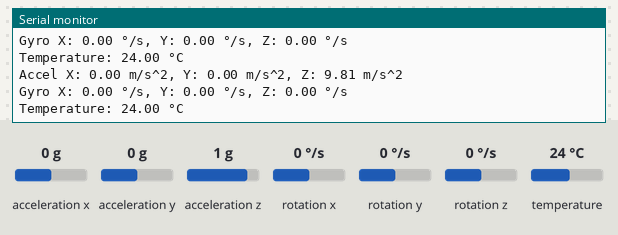
Recording of a sketch running on a simulated Arduino Uno, built with avr-gcc and run on an emulated ATmega328P. Parts: the last lines printed to the serial monitor. The inputs (shaded band) are chosen by the test bench; at power-on: acceleration x 0 g, acceleration y 0 g, acceleration z 1 g, rotation x 0 °/s, rotation y 0 °/s, rotation z 0 °/s, temperature 24 °C.

Above: at 1.8 s.
1.9 s: acceleration x set to -1.4 g
At 2.8 s:
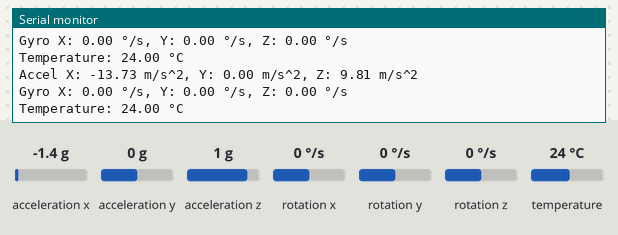
3.4 s: acceleration y set to -1.4 g
At 4.7 s:
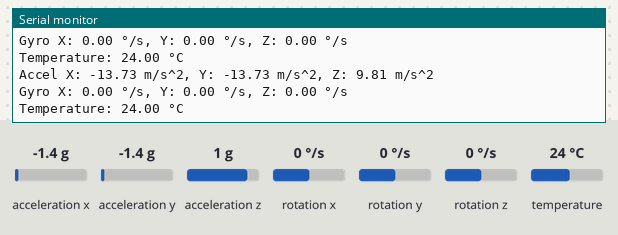
4.9 s: acceleration z set to -1.4 g
At 5.9 s:
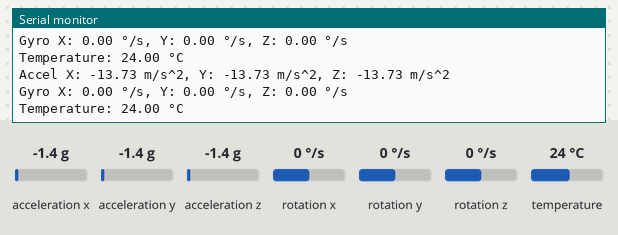
6.4 s: rotation x set to -192 °/s
At 7.7 s:
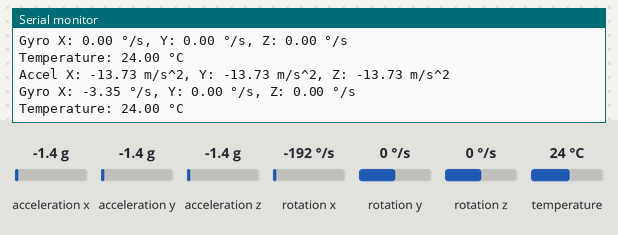
7.9 s: rotation y set to -192 °/s
At 8.9 s:
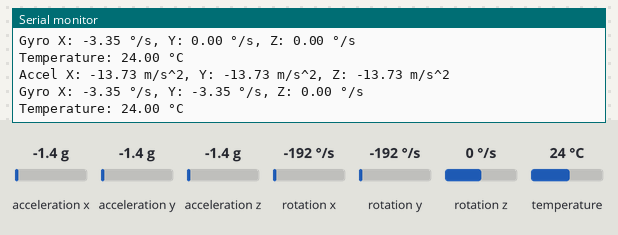

The sketch:

imu_test.ino
```cpp
#include <Wire.h>
#include <Adafruit_MPU6050.h>
#include <Adafruit_Sensor.h>

// Create an MPU6050 object
Adafruit_MPU6050 mpu;

void setup() {
  // Initialize Serial communication for output
  Serial.begin(115200);
  while (!Serial) {
    delay(10); // Wait for Serial monitor to open
  }

  // Initialize the MPU6050
  if (!mpu.begin()) {
    Serial.println("Failed to find MPU6050 chip. Check wiring");
    while (1) {
      delay(10);
    }
  }
  Serial.println("MPU6050 initialized successfully");

  // Configure the sensor
  mpu.setAccelerometerRange(MPU6050_RANGE_2_G);
  mpu.setGyroRange(MPU6050_RANGE_250_DEG);
  mpu.setFilterBandwidth(MPU6050_BAND_21_HZ);
}

void loop() {
  // Get new sensor events with the Adafruit library
  sensors_event_t accel, gyro, temp;
  mpu.getEvent(&accel, &gyro, &temp);

  // Print Accelerometer values (in m/s^2)
  Serial.print("Accel X: "); Serial.print(accel.acceleration.x); Serial.print(" m/s^2, ");
  Serial.print("Y: "); Serial.print(accel.acceleration.y); Serial.print(" m/s^2, ");
  Serial.print("Z: "); Serial.print(accel.acceleration.z); Serial.println(" m/s^2");

  // Print Gyroscope values (in degrees per second)
  Serial.print("Gyro X: "); Serial.print(gyro.gyro.x); Serial.print(" °/s, ");
  Serial.print("Y: "); Serial.print(gyro.gyro.y); Serial.print(" °/s, ");
  Serial.print("Z: "); Serial.print(gyro.gyro.z); Serial.println(" °/s");

  // Print Temperature (in °C)
  Serial.print("Temperature: "); Serial.print(temp.temperature); Serial.println(" °C");

  // Wait for 1 second before the next reading
  delay(1000);
}
```

Measured:
- after the input at 1.9 s, the serial monitor: prints a new line after 0.12 s (image 1)
- after the input at 3.4 s, the serial monitor: prints a new line after 0.63 s (image 2)
- after the input at 4.9 s, the serial monitor: prints a new line after 0.14 s (image 3)
- after the input at 6.4 s, the serial monitor: prints a new line after 0.66 s (image 4)
- after the input at 7.9 s, the serial monitor: prints a new line after 0.17 s (image 5)
